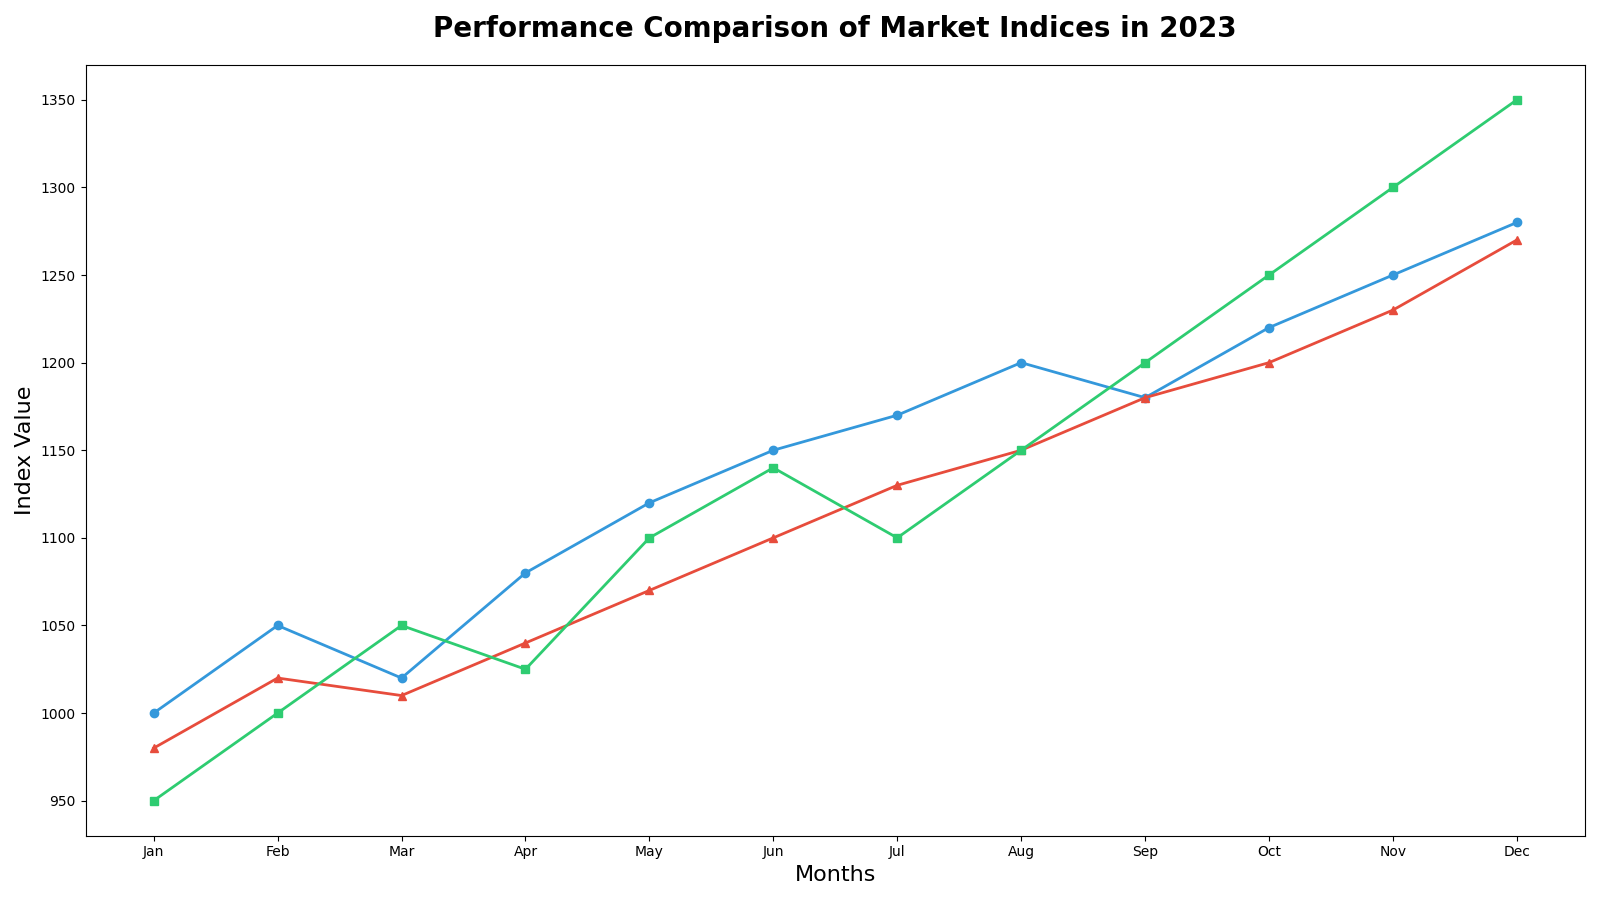

Recreate this plot in Python.
import matplotlib.pyplot as plt
import numpy as np

# Data for the 12 months
months = np.array(['Jan', 'Feb', 'Mar', 'Apr', 'May', 'Jun', 'Jul', 'Aug', 'Sep', 'Oct', 'Nov', 'Dec'])
index_A = np.array([1000, 1050, 1020, 1080, 1120, 1150, 1170, 1200, 1180, 1220, 1250, 1280])
index_B = np.array([980, 1020, 1010, 1040, 1070, 1100, 1130, 1150, 1180, 1200, 1230, 1270])
index_C = np.array([950, 1000, 1050, 1025, 1100, 1140, 1100, 1150, 1200, 1250, 1300, 1350])

# Create the plot
fig, ax = plt.subplots(figsize=(16, 9))

# Plot lines for each index
ax.plot(months, index_A, marker='o', linestyle='-', linewidth=2, color='#3498db')
ax.plot(months, index_B, marker='^', linestyle='-', linewidth=2, color='#e74c3c')
ax.plot(months, index_C, marker='s', linestyle='-', linewidth=2, color='#2ecc71')

# Add title and labels
ax.set_title('Performance Comparison of Market Indices in 2023', fontsize=20, fontweight='bold', pad=20)
ax.set_xlabel('Months', fontsize=16)
ax.set_ylabel('Index Value', fontsize=16)

# Automatically adjust layout to prevent overlap
plt.tight_layout()

# Display the plot
plt.show()
